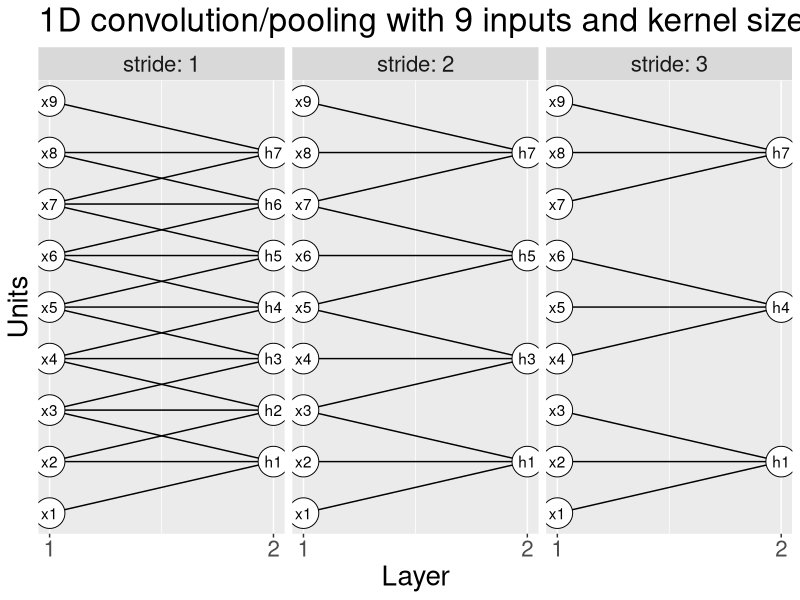
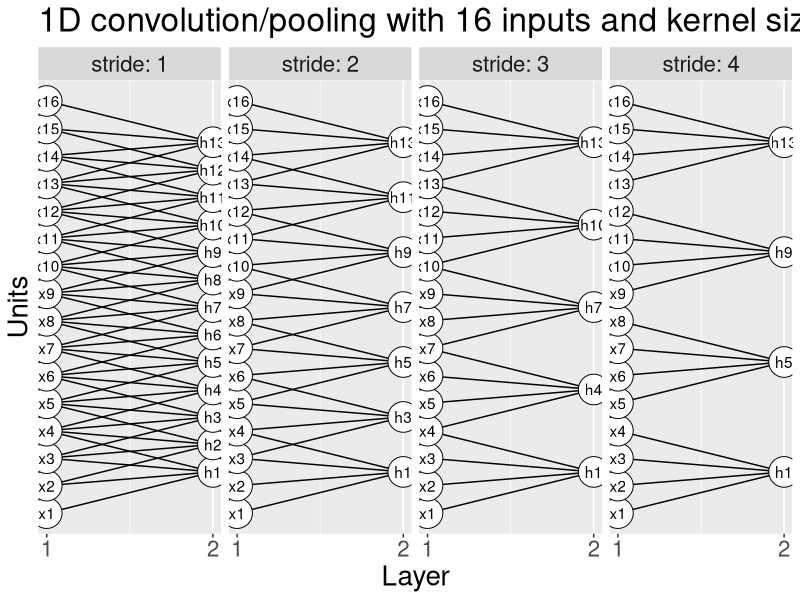
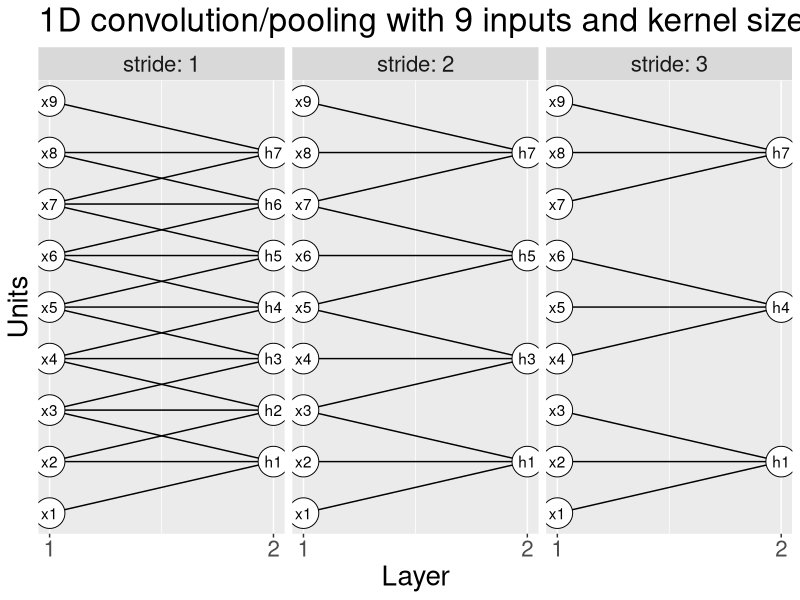
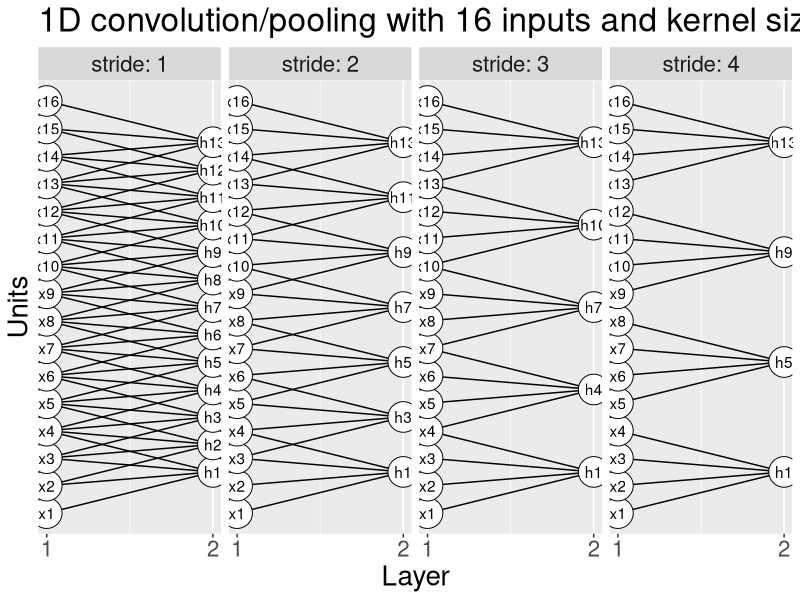

The R script that drew these images, in order:
library(ggplot2)
library(data.table)
d <- function(input.units, kernel.weights){
  data.table(input.units, kernel.weights)
}
figs.dt <- rbind(
  d(9, 3),
  d(16, 4))
for(figs.i in 1:nrow(figs.dt)){
  figs.row <- figs.dt[figs.i]
  kernel.width <- figs.row$kernel.weights-1
  units.per.layer <- figs.row[, c(
    input=input.units,
    output=input.units-kernel.width
  )]
  g.args <- lapply(units.per.layer, function(N)1:N)
  full.grid.dt <- data.table(do.call(expand.grid, g.args))
  full.grid.dt[, d := input-output+1]
  full.grid.dt[
    d <= 0 | d-1 > kernel.width,
    d := NA]
  node.dt.list <- list()
  for(layer.i in seq_along(units.per.layer)){
    col.name <- names(units.per.layer)[[layer.i]]
    layer.node.vec <- full.grid.dt[[col.name]]
    units <- units.per.layer[[layer.i]]
    unit.i <- 1:units
    y <- unit.i - (units+1)/2
    set(full.grid.dt, j=paste0(col.name, ".y"), value=y[layer.node.vec])
    set(full.grid.dt, j=paste0(col.name, ".layer"), value=layer.i)
    node.dt.list[[layer.i]] <- data.table(
      unit.i, layer.i, y)
  }
  (node.dt <- do.call(rbind, node.dt.list))
  full.conv.dt <- full.grid.dt[is.finite(d)]
  edge.dt.list <- list()
  for(stride in 1:figs.row$kernel.weights){
    out.numbers <- seq(1, units.per.layer[["output"]], by=stride)
    edge.dt.list[[paste(stride)]] <- data.table(
      stride, full.conv.dt[output %in% out.numbers])
  }
  edge.dt <- do.call(rbind, edge.dt.list)
  node.dt[, node.label := paste0(ifelse(
    layer.i==1, "x", "h"), unit.i)]
  edge.dt[, output.label := paste0("h", output)]
  out.labels <- edge.dt[, .(node.label=unique(output.label)), by=stride]
  out.nodes <- node.dt[out.labels, on="node.label"]
  in.nodes <- do.call(
    rbind, lapply(
      unique(out.nodes$stride),
      function(stride)data.table(node.dt[layer.i==1], stride)))
  show.nodes <- rbind(in.nodes, out.nodes)
  gg <- ggplot()+
    ggtitle(sprintf(
      "1D convolution/pooling with %d inputs and kernel size=%d",
      units.per.layer[["input"]],
      figs.row[["kernel.weights"]]
    ))+
    theme(text=element_text(size=20))+
    geom_segment(aes(
      1, input.y,
      xend=2, yend=output.y),
      data=edge.dt)+
    geom_point(aes(
      layer.i, y),
      shape=21,
      size=10,
      fill="white",
      data=show.nodes)+
    geom_text(aes(
      layer.i, y, label=node.label),
      data=show.nodes)+
    scale_x_continuous("Layer", breaks=unique(node.dt$layer.i))+
    scale_y_continuous("Units", breaks=NULL)+
    facet_grid(. ~ stride, labeller=label_both)
  print(gg)
  png(
    figs.row[, sprintf(
      "figure-pooling-%s-%s.png", input.units, kernel.weights
    )],
    width=12, height=6, units="in", res=200)
  print(gg)
  dev.off()
}

